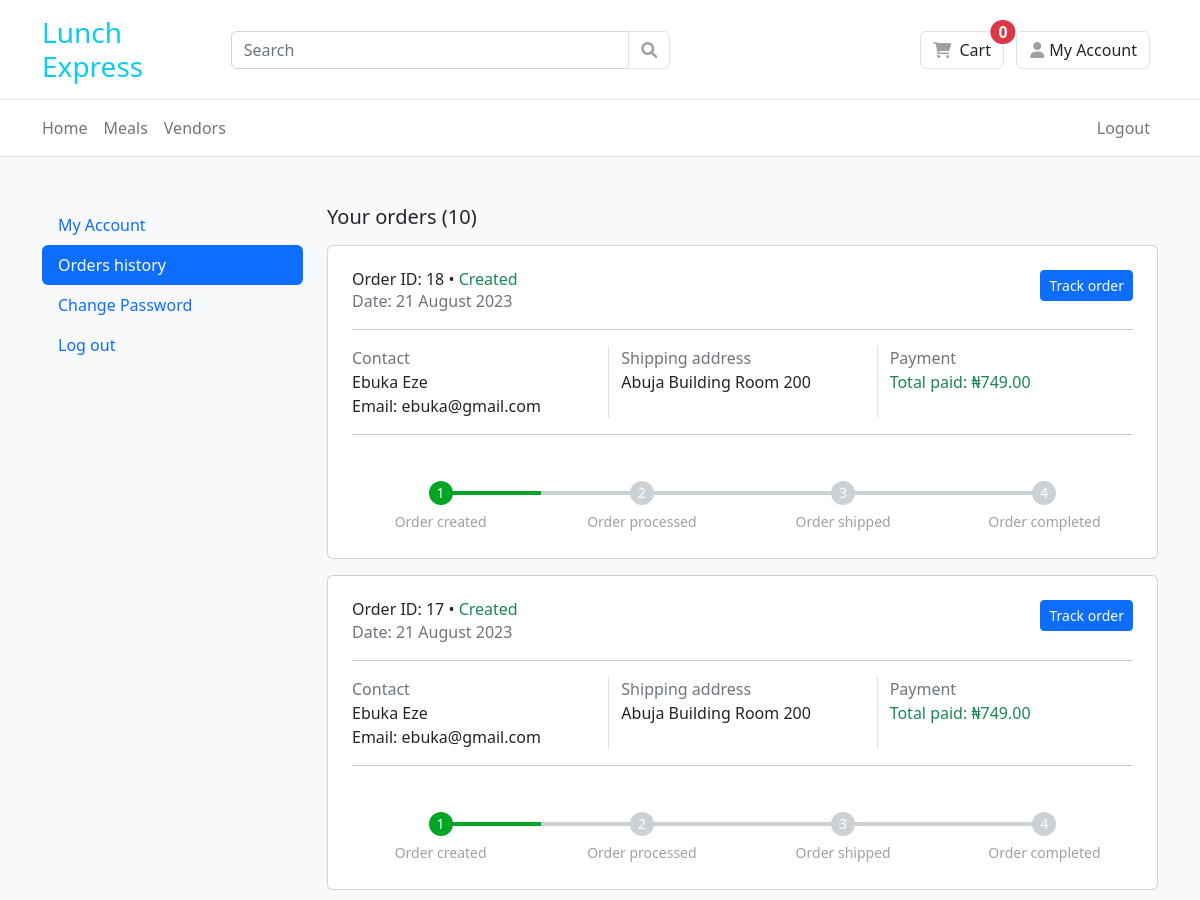
Before: /account/customer/orders/ (signed in, upper part) with the older database file.
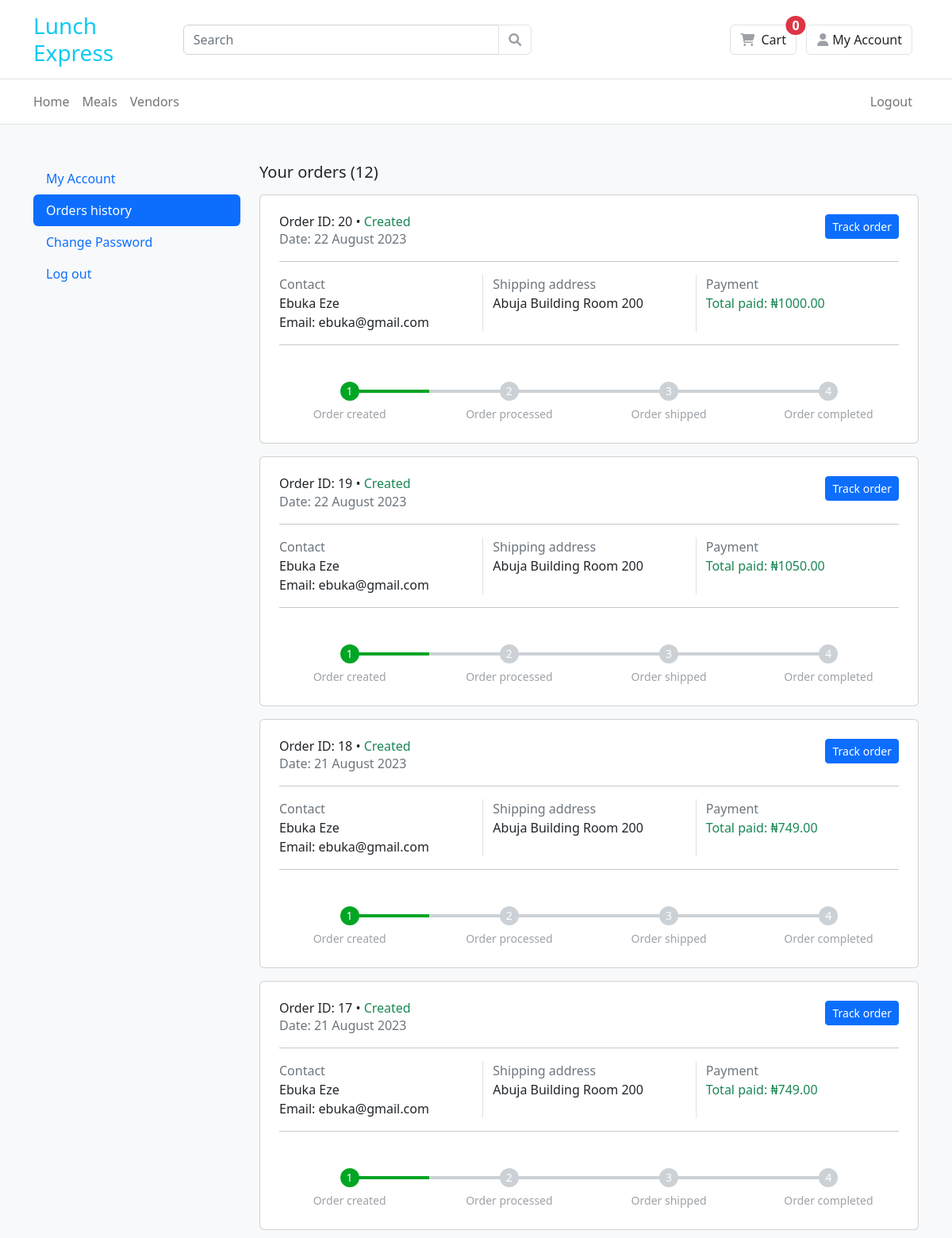
After: the same page with the newer database file.
### orders/models.py (models this page shows, shortened)
class Order(models.Model):
    CREATED = 'Created'
    PROCESSING = 'Processing'
    SHIPPED = 'Shipped'
    COMPLETED = 'Completed'
    ORDER_STATUS = [
        (CREATED, 'Created'),
        (PROCESSING, 'Processing'),
        (SHIPPED, 'Shipped'),
        (COMPLETED, 'Completed'),
    ]
    user = models.ForeignKey(
        User, on_delete=models.CASCADE, related_name='orders',
        blank=True, null=True) # models.SET_NULL
    first_name = models.CharField(max_length=50)
    last_name = models.CharField(max_length=50)
    email = models.EmailField()
    address = models.CharField(max_length=250)
    postal_code = models.CharField(max_length=5)
    phone_number = models.CharField(max_length=20)
    city = models.CharField(max_length=20)
    state = models.CharField(max_length=20)
    created = models.DateTimeField(auto_now_add=True)
    updated = models.DateTimeField(auto_now=True)
    paid = models.BooleanField(default=False)
    status = models.CharField(
        choices=ORDER_STATUS, max_length=10, default=CREATED)
    note = models.TextField(blank=True)
    delivery_date = models.DateTimeField(default=datetime.now()+timedelta(days=4))
    total_amount = models.DecimalField(
        max_digits=12, decimal_places=2,
        blank=True, null=True)
    paystack_id = models.CharField(max_length=150, blank=True)
    vendors = models.ManyToManyField(Vendor, related_name='orders')
    class Meta:
        ordering = ("-created",)
    def get_total_cost(self):
        return sum(item.get_cost() for item in self.items.all())

class OrderItem(models.Model):
    order = models.ForeignKey(Order,
                              related_name='items',
                              on_delete=models.CASCADE)
    product = models.ForeignKey(Product,
                                related_name='order_items',
                                on_delete=models.CASCADE)
    price = models.DecimalField(max_digits=10, decimal_places=2)
    quantity = models.PositiveIntegerField(default=1)
    user = models.ForeignKey(
        User, on_delete=models.CASCADE,
        related_name='orderitems',
        blank=True, null=True)
    vendor = models.ForeignKey(
        Vendor, related_name='items',
        on_delete=models.CASCADE)
    created = models.DateTimeField(auto_now_add=True)
    updated = models.DateTimeField(auto_now=True)
    def get_cost(self):
        return self.price * self.quantity

### accounts/models.py (models this page shows)
class User(AbstractUser):
    is_vendor = models.BooleanField(default=False)
    is_customer = models.BooleanField(default=False)

### accounts/views.py (the view)
# urls.py: path('customer/orders/', views.customer_orders, name='orders'),
@login_required
def customer_orders(request):
    orders = Order.objects.filter(
        user=request.user)
    template = 'customer/orders.html'
    context = {
        'orders': orders,
        'orders_count': orders.count()
    }
    return render(request, template, context)

### carts/cart.py (called while the page is built)
    def __len__(self):
        return sum(item['quantity'] for item in self.cart.values())

### carts/context_processors.py (called while the page is built)
def cart(request):
    return {'cart': Cart(request)}

### templates/customer/orders.html (shortened to what this page needs)
{% extends 'base.html' %}
{% block content %}
<section class="py-5 bg-light">
    <div class="container">
        <div class="row">
            {% include "partials/_customer_nav.html" %}
            <main class="col-lg-9">
                <h5 class="mb-3"> Your orders ({{ orders_count }})</h5>
                {% for order in orders %}
                    {% include "partials/_order_card.html" %}
                {% empty %}
                    <p>You currently have no orders.</p>
                {% endfor %}
            </main>
        </div>
    </div>
</section>
{% endblock %}

### templates/partials/_order_card.html (shortened to what this page needs)
<article class="card mb-3">
    <div class="card-body p-4">
        <header class="d-lg-flex">
            <div class="flex-grow-1">
                <h6 class="mb-0">
                    Order ID: {{ order.id }} &bull;
                    <span class="text-success">{{ order.get_status_display }}</span>
                </h6>
                <span class="text-muted">Date: {{ order.created|date:"j F Y" }}</span>
            </div>
            {% if not request.user.is_vendor %}
            <div>
                <a href="{% url 'orders:track_order' order.id %}" class="btn btn-sm btn-primary">Track order</a>
            </div>
            {% endif %}
        </header>
        <hr>
        <div class="row">
            <div class="col-lg-4">
                <p class="mb-0 text-muted">Contact</p>
                <p class="m-0">
                    {{ order.first_name }} {{ order.last_name }} <br> Email: {{ order.user.email }} </p>
            </div>
            <div class="col-lg-4 border-start">
                <p class="mb-0 text-muted">Shipping address</p>
                <p class="m-0">{{ order.address }} </p>
            </div>
            <div class="col-lg-4 border-start">
                <p class="mb-0 text-muted">Payment</p>
                <p class="m-0">
                    <span class="text-success"> Total paid: &#8358;{{ order.get_total_cost }}
                </p>
            </div>
        </div>
        <hr>
        <div class="row">
            <ul class="steps-wrap mx-auto">
                <li class="step {% if order.status == 'Created' or order.status == 'Processing' or order.status == 'Shipped' or order.status == 'Completed' %}active{% endif %}">
                    <span class="icon">1</span>
                    <span class="text">Order created</span>
                </li>
                <li class="step {% if order.status == 'Processing' or order.status == 'Shipped' or order.status == 'Completed' %}active{% endif %}">
                    <span class="icon">2</span>
                    <span class="text">Order processed</span>
                </li>
                <li class="step {% if order.status == 'Shipped' or order.status == 'Completed' %}active{% endif %}">
                    <span class="icon">3</span>
                    <span class="text">Order shipped</span>
                </li>
                <li class="step {% if order.status == 'Completed' %}active{% endif %}">
                    <span class="icon">4</span>
                    <span class="text">Order completed</span>
                </li>
            </ul>
        </div>
    </div>
</article>

Changed rows visible on the page:
added Order: id "20", status "Created", created "22 August 2023", first_name "Ebuka", last_name "Eze", user.email "ebuka@gmail.com", address "Abuja Building Room 200", get_total_cost "1000.00"
added Order: id "19", status "Created", created "22 August 2023", first_name "Ebuka", last_name "Eze", user.email "ebuka@gmail.com", address "Abuja Building Room 200", get_total_cost "1050.00"
Other visible differences:
{{ orders_count }}: "10" → "12"
